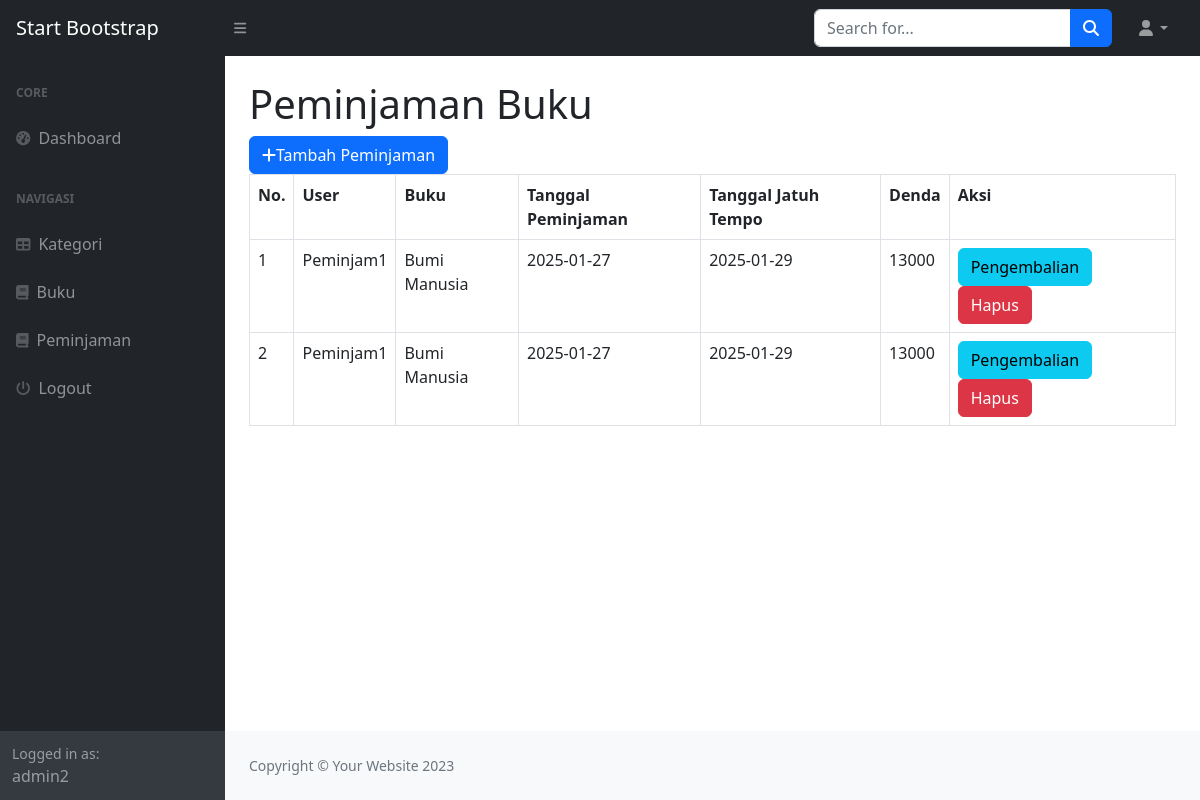
Page /index.php?page=peminjaman (signed in) on the committed database.
### tables this page shows
CREATE TABLE `peminjaman` (
  `id_peminjaman` int(11) NOT NULL,
  `id_user` int(11) DEFAULT NULL,
  `id_buku` int(11) DEFAULT NULL,
  `tanggal_peminjaman` varchar(255) DEFAULT NULL,
  `tanggal_jatuh_tempo` varchar(255) DEFAULT NULL,
  `tanggal_pengembalian` varchar(255) DEFAULT NULL,
  `status_peminjaman` enum('dipinjam','dikembalikan') DEFAULT NULL
);

CREATE TABLE `user` (
  `id_user` int(11) NOT NULL,
  `nama` varchar(255) DEFAULT NULL,
  `username` varchar(255) DEFAULT NULL,
  `password` varchar(255) DEFAULT NULL,
  `email` varchar(255) DEFAULT NULL,
  `alamat` text,
  `no_telepon` varchar(255) DEFAULT NULL,
  `level` enum('admin','petugas','peminjam') DEFAULT NULL
);

CREATE TABLE `buku` (
  `id_buku` int(11) NOT NULL,
  `id_kategori` int(11) DEFAULT NULL,
  `judul` varchar(255) DEFAULT NULL,
  `gambar` varchar(255) DEFAULT NULL,
  `penulis` varchar(255) DEFAULT NULL,
  `penerbit` varchar(255) DEFAULT NULL,
  `tahun_terbit` varchar(255) DEFAULT NULL,
  `deskripsi` text,
  `kuantitas` int(11) DEFAULT NULL
);

### peminjaman.php (the view)
<h1 class="mt-4">Peminjaman Buku</h1>
<div class="row">
    <div class="col-md-12">
        <a href="?page=peminjaman_tambah" class="btn btn-primary"><i class="fa fa-plus"></i>Tambah Peminjaman</a>
        <table class="table table-bordered" id="dataTable" width="100%" cellspacing="0">
            <tr>
                <th>No.</th>
                <th>User</th>
                <th>Buku</th>
                <th>Tanggal Peminjaman</th>
                <th>Tanggal Jatuh Tempo</th>
                <th>Denda</th>
                <th>Aksi</th>
            </tr>
            <?php
                $i=1;
                if ($_SESSION['user']['level'] == 'peminjam') {
                    $query = mysqli_query($koneksi, "SELECT user.nama, buku.judul, peminjaman.tanggal_peminjaman, peminjaman.tanggal_jatuh_tempo FROM peminjaman JOIN user on user.id_user=peminjaman.id_user JOIN buku ON buku.id_buku=peminjaman.id_buku
                        WHERE peminjaman.status_peminjaman = 'dipinjam' and peminjaman.id_user=" . $_SESSION['user']['id_user']);
                }
                else {
                    $query = mysqli_query($koneksi, "SELECT * FROM peminjaman JOIN user on user.id_user=peminjaman.id_user JOIN buku ON buku.id_buku=peminjaman.id_buku
                        WHERE peminjaman.status_peminjaman = 'dipinjam'");
                }
                while ($data = mysqli_fetch_array($query)) :
            ?>
            <tr>
                <td><?= $i++; ?></td>
                <td><?= $data['nama']; ?></td>
                <td><?= $data['judul']; ?></td>
                <td><?= $data['tanggal_peminjaman']; ?></td>
                <td><?= $data['tanggal_jatuh_tempo']; ?></td>
                <td>
                    <?php
                        $tanggal_sekarang = date("Y-m-d");
                        $tanggal_jatuh_tempo = date("Y-m-d", strtotime(str_replace('/', '-', $data["tanggal_jatuh_tempo"])));
                        $selisihHari = (strtotime($tanggal_sekarang) - strtotime($tanggal_jatuh_tempo)) / (60 * 60 * 24);
                        $selisihHari = round($selisihHari);
                        if ($selisihHari > 0) {
                            $totalDenda = $selisihHari * 1000;
                        } else {
                            $totalDenda = 0;
                        }
                        echo $totalDenda;
                    ?>
                </td>
                <td>
                <a onclick="return confirm('Apakah denda sudah lunas?')" href="?page=pengembalian&id_peminjaman=<?= $data['id_peminjaman']?>" class="btn btn-info">Pengembalian</a>
                    <a onclick="return confirm('Apakah anda yakin menghapus data ini')" href="?page=peminjaman_hapus&&id=<?= $data['id_peminjaman']?>" class="btn btn-danger">Hapus</a>
                </td>
            </tr>
            <?php endwhile; ?>
        </table>
    </div>
</div>

### rows in the picture
peminjaman: id_user.nama "Peminjam1", buku.judul "Bumi Manusia", tanggal_peminjaman "2025-01-27", tanggal_jatuh_tempo "2025-01-29", tanggal_jatuh_tempo "13000"

### other values in the picture
$_SESSION['user']['nama'] "admin2"
